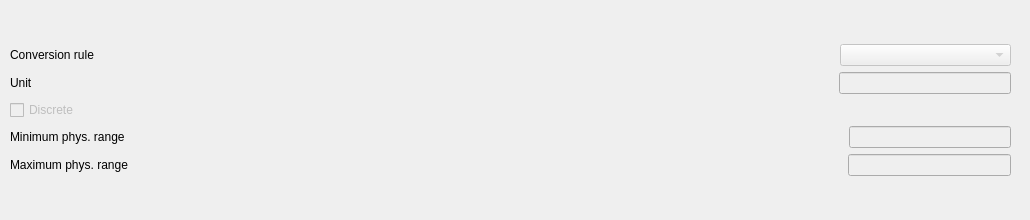
      <widget class="QWidget" name="tab_13">
       <attribute name="title">
        <string>Physical</string>
       </attribute>
       <widget class="QWidget" name="verticalLayoutWidget_3">
        <property name="geometry">
         <rect>
          <x>0</x>
          <y>10</y>
          <width>1021</width>
          <height>201</height>
         </rect>
        </property>
        <layout class="QVBoxLayout" name="verticalLayout_2">
         <item>
          <layout class="QVBoxLayout" name="verticalLayout_12">
           <property name="sizeConstraint">
            <enum>QLayout::SetFixedSize</enum>
           </property>
           <property name="leftMargin">
            <number>10</number>
           </property>
           <property name="topMargin">
            <number>10</number>
           </property>
           <property name="rightMargin">
            <number>10</number>
           </property>
           <property name="bottomMargin">
            <number>10</number>
           </property>
           <item>
            <layout class="QHBoxLayout" name="horizontalLayout_35">
             <item>
              <widget class="QLabel" name="label_31">
               <property name="text">
                <string>Conversion rule</string>
               </property>
              </widget>
             </item>
             <item>
              <spacer name="horizontalSpacer_14">
               <property name="orientation">
                <enum>Qt::Horizontal</enum>
               </property>
               <property name="sizeType">
                <enum>QSizePolicy::Maximum</enum>
               </property>
               <property name="sizeHint" stdset="0">
                <size>
                 <width>652</width>
                 <height>20</height>
                </size>
               </property>
              </spacer>
             </item>
             <item>
              <widget class="QComboBox" name="editorPhysicalConversionComboBox">
               <property name="enabled">
                <bool>false</bool>
               </property>
              </widget>
             </item>
            </layout>
           </item>
           <item>
            <layout class="QHBoxLayout" name="horizontalLayout_36">
             <item>
              <widget class="QLabel" name="label_32">
               <property name="text">
                <string>Unit</string>
               </property>
              </widget>
             </item>
             <item>
              <spacer name="horizontalSpacer_15">
               <property name="orientation">
                <enum>Qt::Horizontal</enum>
               </property>
               <property name="sizeType">
                <enum>QSizePolicy::Maximum</enum>
               </property>
               <property name="sizeHint" stdset="0">
                <size>
                 <width>800</width>
                 <height>20</height>
                </size>
               </property>
              </spacer>
             </item>
             <item>
              <widget class="QLineEdit" name="editorPhysicalUnitEdit">
               <property name="enabled">
                <bool>false</bool>
               </property>
               <property name="alignment">
                <set>Qt::AlignCenter</set>
               </property>
              </widget>
             </item>
            </layout>
           </item>
           <item>
            <widget class="QCheckBox" name="editorPhysicalDiscreteCheckBox">
             <property name="enabled">
              <bool>false</bool>
             </property>
             <property name="focusPolicy">
              <enum>Qt::NoFocus</enum>
             </property>
             <property name="text">
              <string>Discrete</string>
             </property>
             <property name="checkable">
              <bool>true</bool>
             </property>
            </widget>
           </item>
           <item>
            <layout class="QHBoxLayout" name="horizontalLayout_37">
             <item>
              <widget class="QLabel" name="label_33">
               <property name="text">
                <string>Minimum phys. range</string>
               </property>
              </widget>
             </item>
             <item>
              <spacer name="horizontalSpacer_16">
               <property name="orientation">
                <enum>Qt::Horizontal</enum>
               </property>
               <property name="sizeType">
                <enum>QSizePolicy::Maximum</enum>
               </property>
               <property name="sizeHint" stdset="0">
                <size>
                 <width>718</width>
                 <height>20</height>
                </size>
               </property>
              </spacer>
             </item>
             <item>
              <widget class="QLineEdit" name="editorPhysicalMinRangeEdit">
               <property name="enabled">
                <bool>false</bool>
               </property>
               <property name="alignment">
                <set>Qt::AlignCenter</set>
               </property>
              </widget>
             </item>
            </layout>
           </item>
           <item>
            <layout class="QHBoxLayout" name="horizontalLayout_38">
             <item>
              <widget class="QLabel" name="label_34">
               <property name="text">
                <string>Maximum phys. range</string>
               </property>
              </widget>
             </item>
             <item>
              <spacer name="horizontalSpacer_17">
               <property name="orientation">
                <enum>Qt::Horizontal</enum>
               </property>
               <property name="sizeType">
                <enum>QSizePolicy::Maximum</enum>
               </property>
               <property name="sizeHint" stdset="0">
                <size>
                 <width>714</width>
                 <height>20</height>
                </size>
               </property>
              </spacer>
             </item>
             <item>
              <widget class="QLineEdit" name="editorPhysicalMaxRangeEdit">
               <property name="enabled">
                <bool>false</bool>
               </property>
               <property name="alignment">
                <set>Qt::AlignCenter</set>
               </property>
              </widget>
             </item>
            </layout>
           </item>
          </layout>
         </item>
        </layout>
       </widget>
      </widget>
